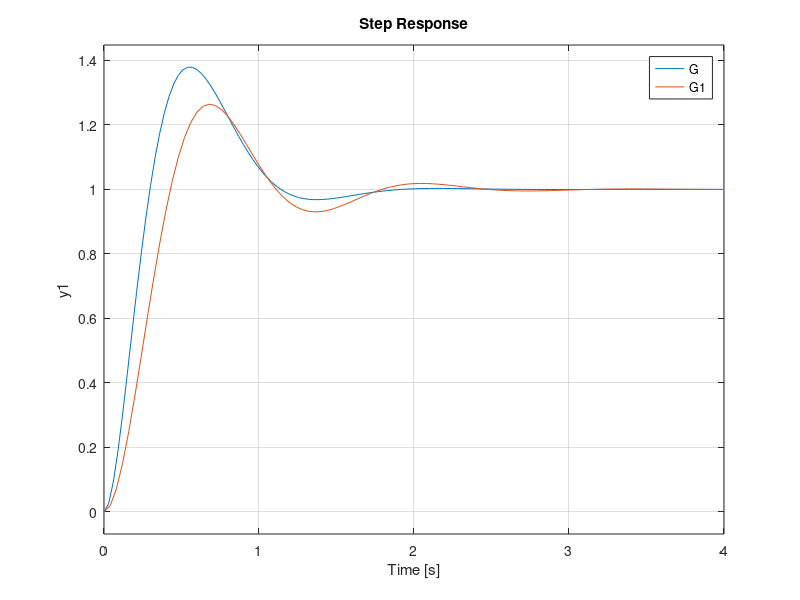

The MATLAB source for this figure:
clc
clear all
close all

%función de transferencia
num = 62.5*[1 2.5];
den = conv([1 6 25],[1 6.25]);
G=tf(num,den);

%Aprox función de transferencia
Wn=5;
ep=0.39;
num1 = Wn^2;
den1 = [1 2*ep*Wn Wn^2];
G1=tf(num1,den1);

step(G,G1)